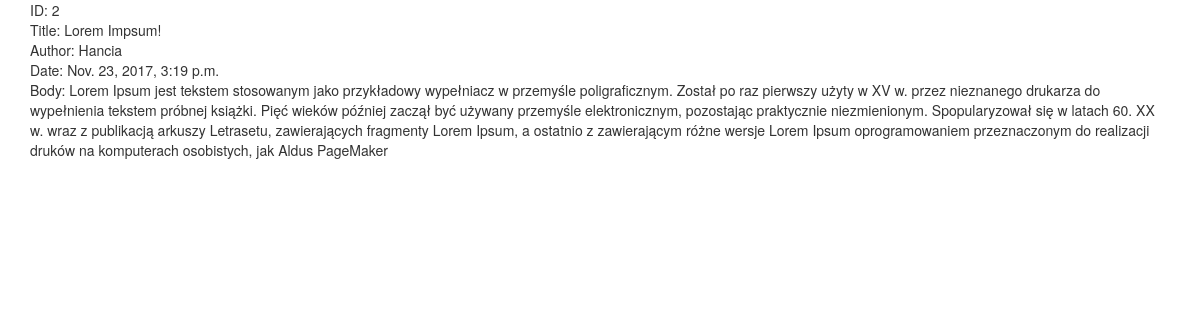
Screenshot of /post/2 with the database file from the repository.
### main/models.py (models this page shows, shortened)
class Post(models.Model):
    id = models.AutoField(primary_key=True)
    title = models.CharField(max_length=100)
    body = models.TextField()
    created_time = models.DateTimeField(auto_now_add=True)
    author = models.CharField(max_length=100)
    description = models.CharField(max_length=500)

### main/views.py (the view)
# urls.py: url(r'post/(?P<id>[0-9]+)$', views.post, name="Postpage"),
def post(request, id):
    post = PostModel.objects.all().filter(id=id)[0]
    return render(request,'main/post.html',{
        'post':post
    })

### main/templates/main/post.html (shortened to what this page needs)
<!DOCTYPE html>
<html lang="en">
<head>
</head>
<body>
    <div class="container">
        <div class="Post">
            <p2>ID: {{ post.id }}</p2></br>
            <p2>Title: {{ post.title }}</p2></br>
            <p2>Author: {{ post.author }}</p2></br>
            <p2>Date: {{ post.created_time }}</p2></br>
            <p2>Body: {{ post.body }}</p2></br>
        </div>
    </div>
    <link rel="stylesheet" href="https://maxcdn.bootstrapcdn.com/bootstrap/3.3.7/css/bootstrap.min.css">
</body>
</html>

### rows the page displays
Post: id "2", title "Lorem Impsum!", author "Hancia", created_time "Nov. 23, 2017, 3:19 p.m.", body "Lorem Ipsum jest tekstem stosowanym jako przykładowy wypełniacz w przemyśle poligraficznym. Został po raz pierwszy użyty w XV w. przez nieznanego drukarza do wypełnienia tekstem próbnej książki. Pięć wieków później zaczął być używany przemyśle elektronicznym, pozostając praktycznie niezmienionym. Spopularyzował się w latach 60. XX w. wraz z publikacją arkuszy Letrasetu, zawierających fragmenty Lorem Ipsum, a ostatnio z zawierającym różne wersje Lorem Ipsum oprogramowaniem przeznaczonym do realizacji druków na komputerach osobistych, jak Aldus PageMaker"
